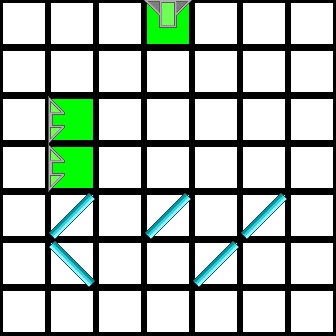

A 2D game scene composited from a Tiled map and its tileset images. What follows is a short description and the map's XML, with every tile layer's data as written:
An orthogonal 7x7 tile map with 48x48 px tiles, 2 tile layers (Colors, Tiles).

<map version="1.0" orientation="orthogonal" renderorder="right-down" width="7" height="7" tilewidth="48" tileheight="48" nextobjectid="1">
 <properties>
  <property name="AvailableTiles" value="2, 2, 2, 12" />
 </properties>
 <tileset firstgid="1" source="tiles.tsx" />
 <layer name="Colors" width="7" height="7">
  <data encoding="csv">
47,47,47,42,47,47,47,
47,47,47,47,47,47,47,
47,42,47,47,47,47,47,
47,42,47,47,47,47,47,
47,47,47,47,47,47,47,
47,47,47,47,47,47,47,
47,47,47,47,47,47,47
</data>
 </layer>
 <layer name="Tiles" width="7" height="7">
  <data encoding="csv">
1,1,1,7,1,1,1,
1,1,1,1,1,1,1,
1,10,1,1,1,1,1,
1,10,1,1,1,1,1,
1,2,1,2,1,2,1,
1,3,1,1,2,1,1,
1,1,1,1,1,1,1
</data>
 </layer>
</map>
